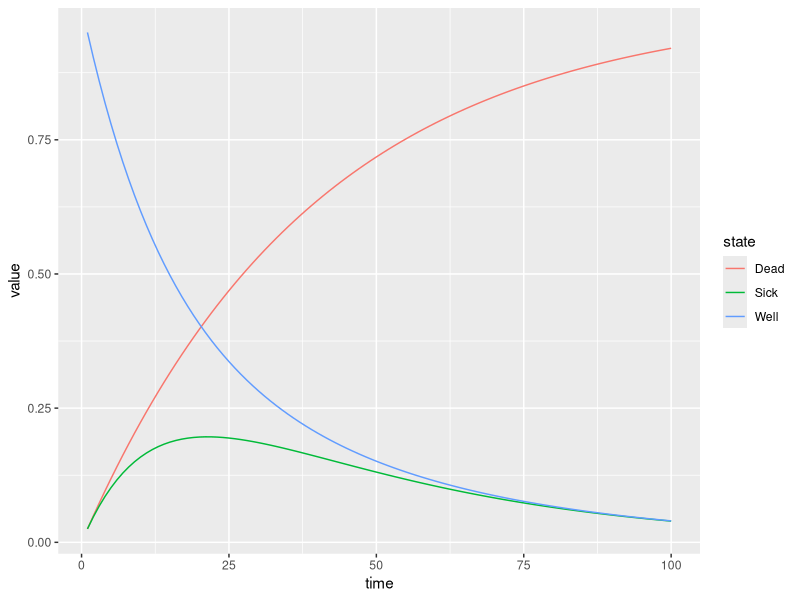

Generate this figure with R:
library("expm")
library("tidyverse")


TH <- 100

# Function: calculates state population in cycle n, given initial probabilities P
calc_cycle <- function(M, n, P) {
  P %*% (M %^% n)
}

# function: calculates the state populations next cycle given survival in t1 and a matrix
#   tip, use a list of TPs to apply this in parallel to capture time-varying TPs
calc_next_cycle <- function(M, s_t1) {
  s_t1 %*% M
}


smt0 <- c(1,0,0)

tp <- t(
  matrix(c(
    0.95,0.025,0.025,
    0.025,0.95,0.025,
    0,0,1
  ),ncol = 3,nrow = 3)
)

Trace <- do.call(
  'rbind',
  lapply(1:TH,function(n) calc_cycle(tp,n,smt0))
)

colnames(Trace) <- c("Well","Sick","Dead")

TracePlot <- do.call(
  'rbind',
  lapply(1:ncol(Trace),function(COL){
    data.frame(
      time = 1:nrow(Trace),
      value = Trace[,COL],
      state = colnames(Trace)[COL]
    )
  })
)

ggplot(TracePlot,aes(x = time,y = value,colour = state)) +
  geom_line()
